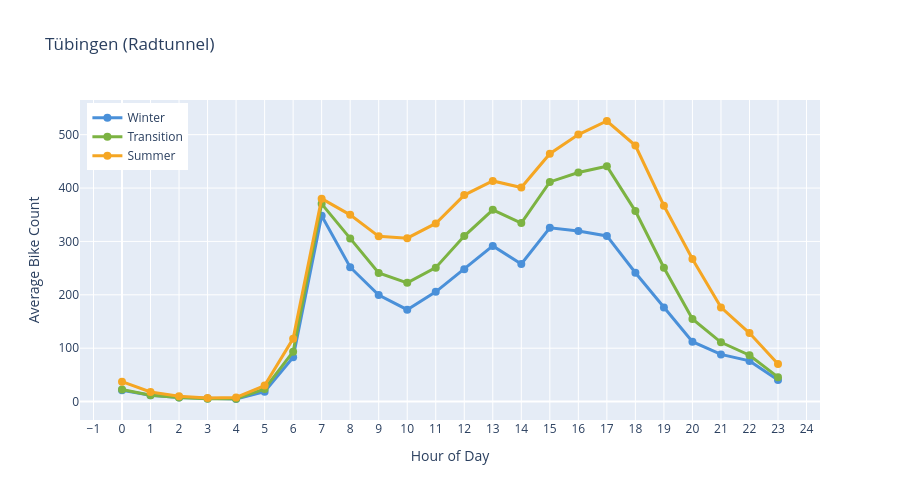
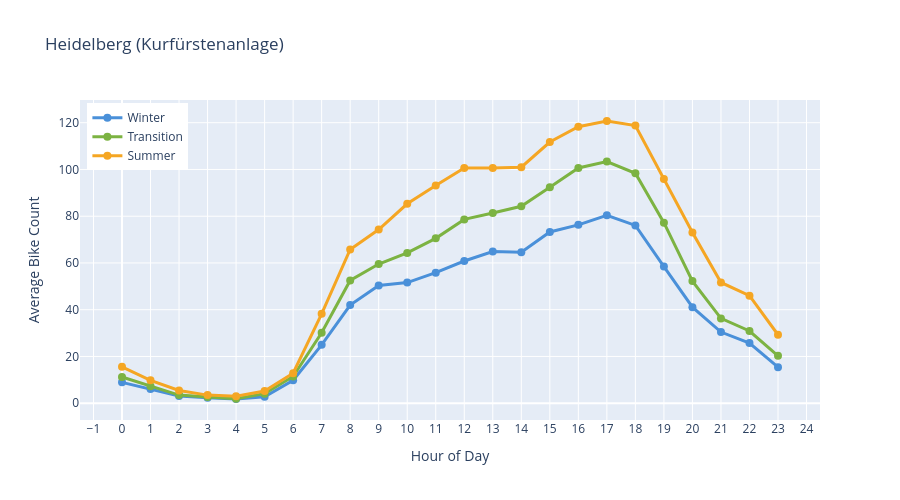

The notebook cell saved with these charts, in order:
### Markdown cell above
### Seasonal Comparison
Compare hourly patterns across:
- **Winter:** Nov, Dec, Jan, Feb
- **Transition:** Mar, Apr, Sep, Oct  
- **Summer:** May, Jun, Jul, Aug

### Code cell
for alias in PLOT_STATIONS:
    df = dfs[alias]
    station = get_station(alias)
    fig = get_plot("seasonal_comparison")(df, title=station.display_name)
    fig.show()

### Figure 1 — Plotly figure (JSON) as saved in the notebook; plotly's stock layout.template omitted (floating-point values rounded to 4 significant figures)
{"data": [{"line": {"color": "#4A90D9", "width": 3}, "marker": {"size": 8}, "mode": "lines+markers", "name": "Winter", "type": "scatter", "x": [0, 1, 2, 3, 4, 5, 6, 7, 8, 9, 10, 11, 12, 13, 14, 15, 16, 17, 18, 19, 20, 21, 22, 23], "y": [21.07, 11.99, 7.625, 5.658, 4.842, 18.58, 83.03, 348.1, 251.7, 199.5, 172.2, 205.6, 247.8, 291.6, 257.7, 325.6, 319.4, 310.3, 241.4, 176.0, 112.2, 88.42, 76.23, 40.56]}, {"line": {"color": "#7CB342", "width": 3}, "marker": {"size": 8}, "mode": "lines+markers", "name": "Transition", "type": "scatter", "x": [0, 1, 2, 3, 4, 5, 6, 7, 8, 9, 10, 11, 12, 13, 14, 15, 16, 17, 18, 19, 20, 21, 22, 23], "y": [22.55, 11.81, 7.455, 5.413, 5.099, 23.78, 93.42, 370.4, 305.7, 241.0, 222.5, 250.9, 310.0, 359.2, 334.4, 411.4, 429.0, 440.7, 356.9, 250.7, 154.9, 111.0, 86.82, 45.81]}, {"line": {"color": "#F5A623", "width": 3}, "marker": {"size": 8}, "mode": "lines+markers", "name": "Summer", "type": "scatter", "x": [0, 1, 2, 3, 4, 5, 6, 7, 8, 9, 10, 11, 12, 13, 14, 15, 16, 17, 18, 19, 20, 21, 22, 23], "y": [37.37, 18.0, 9.943, 6.918, 7.762, 29.9, 117.9, 380.1, 349.8, 309.5, 306.1, 333.7, 386.8, 413.3, 401.0, 464.4, 500.1, 525.6, 479.7, 366.9, 267.2, 176.5, 128.4, 70.5]}], "layout": {"height": 500, "hovermode": "x unified", "legend": {"x": 0.01, "xanchor": "left", "y": 0.99, "yanchor": "top"}, "title": {"text": "Tübingen (Radtunnel)"}, "xaxis": {"dtick": 1, "tick0": 0, "tickmode": "linear", "title": {"text": "Hour of Day"}}, "yaxis": {"title": {"text": "Average Bike Count"}}}}

### Figure 2 — Plotly figure (JSON) as saved in the notebook; plotly's stock layout.template omitted (floating-point values rounded to 4 significant figures)
{"data": [{"line": {"color": "#4A90D9", "width": 3}, "marker": {"size": 8}, "mode": "lines+markers", "name": "Winter", "type": "scatter", "x": [0, 1, 2, 3, 4, 5, 6, 7, 8, 9, 10, 11, 12, 13, 14, 15, 16, 17, 18, 19, 20, 21, 22, 23], "y": [8.917, 6.025, 3.075, 2.375, 1.8, 2.775, 9.825, 24.98, 41.98, 50.39, 51.6, 55.85, 60.83, 64.89, 64.61, 73.25, 76.31, 80.36, 76.08, 58.47, 41.08, 30.45, 25.72, 15.4]}, {"line": {"color": "#7CB342", "width": 3}, "marker": {"size": 8}, "mode": "lines+markers", "name": "Transition", "type": "scatter", "x": [0, 1, 2, 3, 4, 5, 6, 7, 8, 9, 10, 11, 12, 13, 14, 15, 16, 17, 18, 19, 20, 21, 22, 23], "y": [11.2, 7.262, 3.471, 2.623, 1.917, 4.074, 11.43, 30.17, 52.51, 59.53, 64.3, 70.53, 78.63, 81.35, 84.26, 92.34, 100.6, 103.4, 98.38, 77.23, 52.24, 36.28, 30.89, 20.29]}, {"line": {"color": "#F5A623", "width": 3}, "marker": {"size": 8}, "mode": "lines+markers", "name": "Summer", "type": "scatter", "x": [0, 1, 2, 3, 4, 5, 6, 7, 8, 9, 10, 11, 12, 13, 14, 15, 16, 17, 18, 19, 20, 21, 22, 23], "y": [15.57, 9.789, 5.431, 3.463, 2.959, 5.189, 12.83, 38.24, 65.76, 74.31, 85.32, 93.17, 100.6, 100.6, 101.0, 111.7, 118.3, 120.7, 118.8, 95.89, 73.0, 51.65, 46.0, 29.29]}], "layout": {"height": 500, "hovermode": "x unified", "legend": {"x": 0.01, "xanchor": "left", "y": 0.99, "yanchor": "top"}, "title": {"text": "Heidelberg (Kurfürstenanlage)"}, "xaxis": {"dtick": 1, "tick0": 0, "tickmode": "linear", "title": {"text": "Hour of Day"}}, "yaxis": {"title": {"text": "Average Bike Count"}}}}
